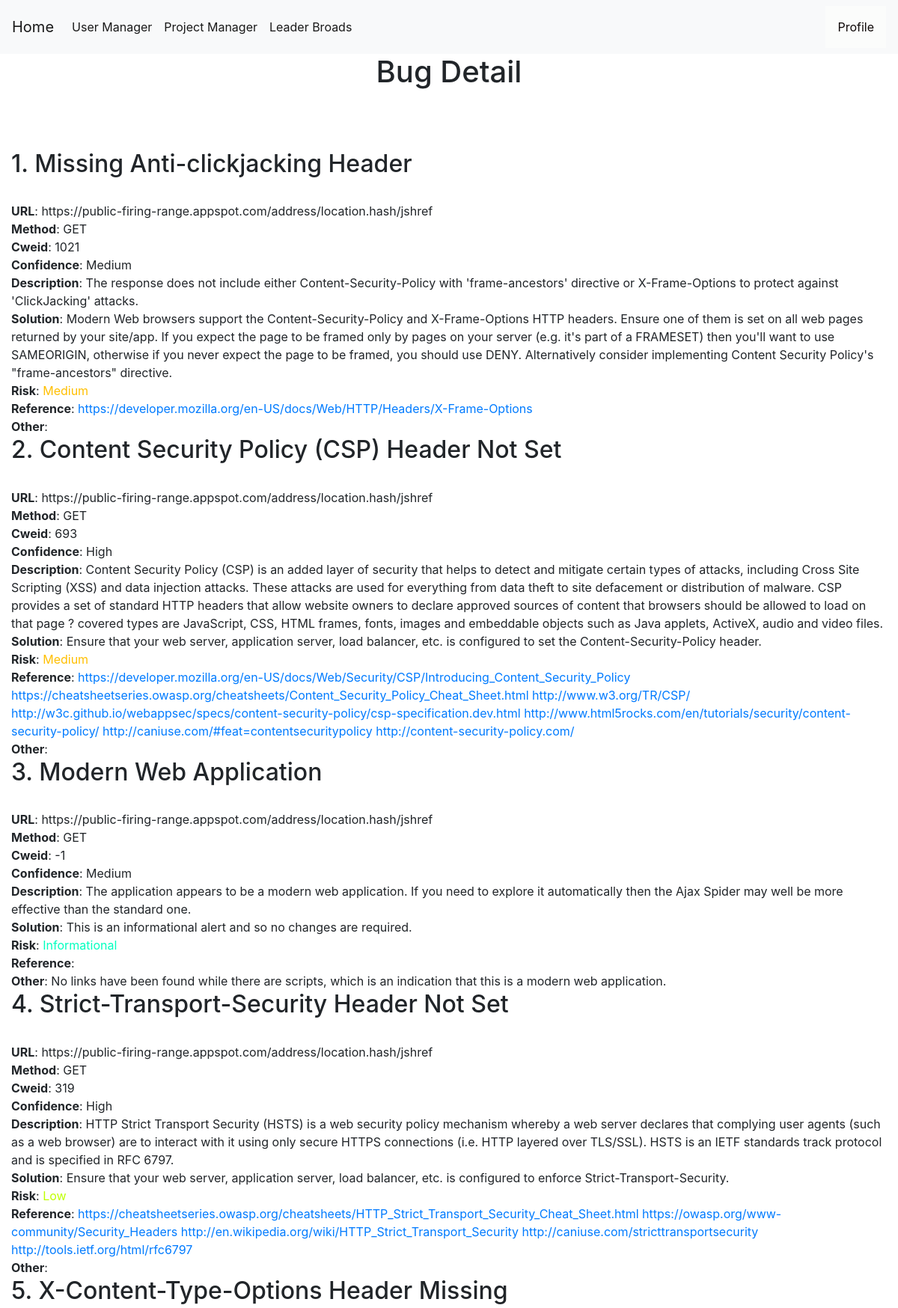
The page /bug-detail/1 (signed in, upper part) on the database its author committed.
### tables this page shows
CREATE TABLE bugs (
    bugid INTEGER PRIMARY KEY AUTOINCREMENT,
    requestid INTEGER NOT NULL,
    name TEXT NOT NULL,
    bugurl TEXT NOT NULL,
    method TEXT NOT NULL,
    cweid TEXT NOT NULL,
    confidence TEXT NOT NULL,
    description TEXT NOT NULL,
    solution TEXT NOT NULL,
    risk TEXT NOT NULL,
    reference TEXT NOT NULL DEFAULT NONE,
    other TEXT NOT NULL DEFAULT NONE,
    pentester TEXT,
    FOREIGN KEY (pentester) REFERENCES users(username) ON DELETE CASCADE
    FOREIGN KEY (requestid) REFERENCES requests(requestid) ON DELETE CASCADE
);

### app.py (the view)
@app.route('/bug-detail/<int:id>', methods=('GET', 'POST'))
def bug_detail(id):
    msg = ''
    conn = get_db_connection()
    if session["userid"] == None:
        return redirect(url_for('login'))
    currentuser = get_current_user()
    conn = get_db_connection()
    requesturl = conn.execute('SELECT requesturl FROM requests WHERE requestid = ?',(id,)).fetchone()
    bugs = conn.execute('SELECT * FROM bugs WHERE bugurl LIKE ?',(requesturl["requesturl"],)).fetchall()
    return render_template('bug_detail.html',request=request,currentuser=currentuser,bugs=bugs,msg=msg)

### app.py (called while the page is built)
def get_db_connection():
    conn = sqlite3.connect('database.db')
    conn.row_factory = sqlite3.Row
    return conn

def get_current_user():
    userid = session["userid"]
    conn = get_db_connection()
    user = conn.execute('SELECT * FROM users WHERE userid = ?',(userid,)).fetchone()
    conn.commit()
    conn.close()
    return user

### templates/bug_detail.html (shortened to what this page needs)
{% extends 'base.html' %}
{% block content %}
    <center><h1>{% block title %}  Bug Detail  {% endblock %}</h1></center>
    <link rel= "stylesheet" type= "text/css" href= "{{ url_for('static',filename='css/showuser.css') }}">
  {% for bug in bugs %}
    <h2>{{ loop.index }}. {{bug.name}}</h2></br>
    <b>URL</b>: {{bug.bugurl}}</br>
    <b>Method</b>: {{bug.method}}<br>
    <b>Cweid</b>: {{bug.cweid}}</br>
    <b>Confidence</b>: {{bug.confidence}}</br>
    <b>Description</b>: {{bug.description}}</br>
    <b>Solution</b>: {{bug.solution}}</br>
    <b>Risk</b>:
    {% if bug.risk == "Informational" %}
    <a style="color:#00ffbf;">{{bug.risk}}</a></br>
    {% elif bug.risk == "Low" %}
    <a style="color:#bfff00;">{{bug.risk}}</a></br>
    {% elif bug.risk == "Medium" %}
    <a style="color:#ffbf00;">{{bug.risk}}</a></br>
    {% elif bug.risk == "High" %}
    <a style="color:#ff0000;">{{bug.risk}}</a></br>
    {% elif bug.risk == "Critical" %}
    <a style="color:#8000ff;" >{{bug.risk}}</a></br>
    {% endif %}
    <b>Reference</b>: <a href="{{bug.reference}}">{{bug.reference}}</a></br>
    <b>Other</b>: {{bug.other}}</br>
  {% endfor %}
{% endblock %}

### static/css/style.css (style rules this page uses)
body { min-height: 100vh; height: 100%; margin: 0; z-index: 10; display: grid; grid-template-rows: auto 1fr auto; }
body { display: flex; flex-direction: column; }

### rows shown on the page
bugs: name "Missing Anti-clickjacking Header", bugurl "https://public-firing-range.appspot.com/address/location.hash/jshref", method "GET", cweid "1021", confidence "Medium", description "The response does not include either Content-Security-Policy with 'frame-ancestors' directive or X-Frame-Options to protect against 'ClickJacking' attacks.", solution "Modern Web browsers support the Content-Security-Policy and X-Frame-Options HTTP headers. Ensure one of them is set on all web pages returned by your site/app. If you expect the page to be framed only by pages on your server (e.g. it's part of a FRAMESET) then you'll want to use SAMEORIGIN, otherwise if you never expect the page to be framed, you should use DENY. Alternatively consider implementing Content Security Policy's \"frame-ancestors\" directive.", risk "Medium", reference "https://developer.mozilla.org/en-US/docs/Web/HTTP/Headers/X-Frame-Options"
bugs: name "Content Security Policy (CSP) Header Not Set", bugurl "https://public-firing-range.appspot.com/address/location.hash/jshref", method "GET", cweid "693", confidence "High", description "Content Security Policy (CSP) is an added layer of security that helps to detect and mitigate certain types of attacks, including Cross Site Scripting (XSS) and data injection attacks. These attacks are used for everything from data theft to site defacement or distribution of malware. CSP provides a set of standard HTTP headers that allow website owners to declare approved sources of content that browsers should be allowed to load on that page ? covered types are JavaScript, CSS, HTML frames, fonts, images and embeddable objects such as Java applets, ActiveX, audio and video files.", solution "Ensure that your web server, application server, load balancer, etc. is configured to set the Content-Security-Policy header.", risk "Medium", reference "https://developer.mozilla.org/en-US/docs/Web/Security/CSP/Introducing_Content_Security_Policy https://cheatsheetseries.owasp.org/cheatsheets/Content_Security_Policy_Cheat_Sheet.html http://www.w3.org/TR/CSP/ http://w3c.github.io/webappsec/specs/content-security-policy/csp-specification.dev.html http://www.html5rocks.com/en/tutorials/security/content-security-policy/ http://caniuse.com/#feat=contentsecuritypolicy http://content-security-policy.com/"
bugs: name "Modern Web Application", bugurl "https://public-firing-range.appspot.com/address/location.hash/jshref", method "GET", cweid "-1", confidence "Medium", description "The application appears to be a modern web application. If you need to explore it automatically then the Ajax Spider may well be more effective than the standard one.", solution "This is an informational alert and so no changes are required.", risk "Informational", other "No links have been found while there are scripts, which is an indication that this is a modern web application."
bugs: name "Strict-Transport-Security Header Not Set", bugurl "https://public-firing-range.appspot.com/address/location.hash/jshref", method "GET", cweid "319", confidence "High", description "HTTP Strict Transport Security (HSTS) is a web security policy mechanism whereby a web server declares that complying user agents (such as a web browser) are to interact with it using only secure HTTPS connections (i.e. HTTP layered over TLS/SSL). HSTS is an IETF standards track protocol and is specified in RFC 6797.", solution "Ensure that your web server, application server, load balancer, etc. is configured to enforce Strict-Transport-Security.", risk "Low", reference "https://cheatsheetseries.owasp.org/cheatsheets/HTTP_Strict_Transport_Security_Cheat_Sheet.html https://owasp.org/www-community/Security_Headers http://en.wikipedia.org/wiki/HTTP_Strict_Transport_Security http://caniuse.com/stricttransportsecurity http://tools.ietf.org/html/rfc6797"
bugs: name "X-Content-Type-Options Header Missing"
